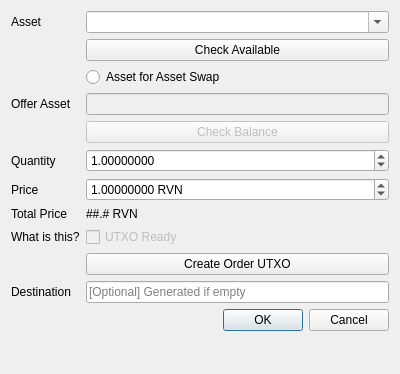
<?xml version="1.0" encoding="UTF-8"?>
<ui version="4.0">
 <class>Dialog</class>
 <widget class="QDialog" name="Dialog">
  <property name="enabled">
   <bool>true</bool>
  </property>
  <property name="geometry">
   <rect>
    <x>0</x>
    <y>0</y>
    <width>400</width>
    <height>374</height>
   </rect>
  </property>
  <property name="sizePolicy">
   <sizepolicy hsizetype="Fixed" vsizetype="Fixed">
    <horstretch>0</horstretch>
    <verstretch>0</verstretch>
   </sizepolicy>
  </property>
  <property name="baseSize">
   <size>
    <width>0</width>
    <height>6</height>
   </size>
  </property>
  <property name="windowTitle">
   <string>Dialog</string>
  </property>
  <property name="layoutDirection">
   <enum>Qt::LeftToRight</enum>
  </property>
  <layout class="QFormLayout" name="formLayout">
   <item row="3" column="0">
    <widget class="QLabel" name="label">
     <property name="text">
      <string>Asset</string>
     </property>
    </widget>
   </item>
   <item row="3" column="1">
    <widget class="QComboBox" name="cmbAssets">
     <property name="editable">
      <bool>true</bool>
     </property>
    </widget>
   </item>
   <item row="4" column="1">
    <widget class="QPushButton" name="btnCheckAvailable">
     <property name="enabled">
      <bool>true</bool>
     </property>
     <property name="text">
      <string>Check Available</string>
     </property>
     <property name="default">
      <bool>false</bool>
     </property>
    </widget>
   </item>
   <item row="6" column="1">
    <widget class="QRadioButton" name="AssetTrade">
     <property name="enabled">
      <bool>true</bool>
     </property>
     <property name="text">
      <string>Asset for Asset Swap</string>
     </property>
    </widget>
   </item>
   <item row="8" column="0">
    <widget class="QLabel" name="label_6">
     <property name="text">
      <string>Offer Asset</string>
     </property>
    </widget>
   </item>
   <item row="8" column="1">
    <widget class="QLineEdit" name="ReceivingAsset">
     <property name="enabled">
      <bool>false</bool>
     </property>
     <property name="sizePolicy">
      <sizepolicy hsizetype="Minimum" vsizetype="Fixed">
       <horstretch>0</horstretch>
       <verstretch>0</verstretch>
      </sizepolicy>
     </property>
    </widget>
   </item>
   <item row="11" column="0">
    <widget class="QLabel" name="label_2">
     <property name="text">
      <string>Quantity</string>
     </property>
    </widget>
   </item>
   <item row="11" column="1">
    <widget class="QDoubleSpinBox" name="spinQuantity">
     <property name="decimals">
      <number>8</number>
     </property>
     <property name="minimum">
      <double>0.000000010000000</double>
     </property>
     <property name="maximum">
      <double>21000000000.000000000000000</double>
     </property>
     <property name="value">
      <double>1.000000000000000</double>
     </property>
    </widget>
   </item>
   <item row="12" column="0">
    <widget class="QLabel" name="label_3">
     <property name="text">
      <string>Price</string>
     </property>
    </widget>
   </item>
   <item row="12" column="1">
    <widget class="QDoubleSpinBox" name="spinUnitPrice">
     <property name="suffix">
      <string> RVN</string>
     </property>
     <property name="decimals">
      <number>8</number>
     </property>
     <property name="minimum">
      <double>0.000000000000000</double>
     </property>
     <property name="maximum">
      <double>21000000000.000000000000000</double>
     </property>
     <property name="value">
      <double>1.000000000000000</double>
     </property>
    </widget>
   </item>
   <item row="13" column="0">
    <widget class="QLabel" name="label_4">
     <property name="text">
      <string>Total Price</string>
     </property>
    </widget>
   </item>
   <item row="13" column="1">
    <widget class="QLabel" name="lblTotalDisplay">
     <property name="text">
      <string>##.# RVN</string>
     </property>
    </widget>
   </item>
   <item row="14" column="0">
    <widget class="QLabel" name="lblWhatUTXO">
     <property name="cursor">
      <cursorShape>WhatsThisCursor</cursorShape>
     </property>
     <property name="text">
      <string>What is this?</string>
     </property>
    </widget>
   </item>
   <item row="14" column="1">
    <widget class="QCheckBox" name="chkUTXOReady">
     <property name="enabled">
      <bool>false</bool>
     </property>
     <property name="text">
      <string>UTXO Ready</string>
     </property>
    </widget>
   </item>
   <item row="15" column="1">
    <widget class="QPushButton" name="btnCreateUTXO">
     <property name="text">
      <string>Create Order UTXO</string>
     </property>
    </widget>
   </item>
   <item row="16" column="0">
    <widget class="QLabel" name="label_5">
     <property name="text">
      <string>Destination</string>
     </property>
    </widget>
   </item>
   <item row="16" column="1">
    <widget class="QLineEdit" name="txtDestination">
     <property name="text">
      <string/>
     </property>
     <property name="placeholderText">
      <string>[Optional] Generated if empty</string>
     </property>
    </widget>
   </item>
   <item row="17" column="1">
    <widget class="QDialogButtonBox" name="btnDialogButtons">
     <property name="orientation">
      <enum>Qt::Horizontal</enum>
     </property>
     <property name="standardButtons">
      <set>QDialogButtonBox::Cancel|QDialogButtonBox::Ok</set>
     </property>
    </widget>
   </item>
   <item row="9" column="1">
    <widget class="QPushButton" name="btnCheckAvailableReceiving">
     <property name="enabled">
      <bool>false</bool>
     </property>
     <property name="sizePolicy">
      <sizepolicy hsizetype="Minimum" vsizetype="Fixed">
       <horstretch>0</horstretch>
       <verstretch>0</verstretch>
      </sizepolicy>
     </property>
     <property name="sizeIncrement">
      <size>
       <width>0</width>
       <height>0</height>
      </size>
     </property>
     <property name="text">
      <string>Check Balance</string>
     </property>
    </widget>
   </item>
  </layout>
 </widget>
 <resources/>
 <connections>
  <connection>
   <sender>btnDialogButtons</sender>
   <signal>accepted()</signal>
   <receiver>Dialog</receiver>
   <slot>accept()</slot>
   <hints>
    <hint type="sourcelabel">
     <x>248</x>
     <y>254</y>
    </hint>
    <hint type="destinationlabel">
     <x>157</x>
     <y>274</y>
    </hint>
   </hints>
  </connection>
  <connection>
   <sender>btnDialogButtons</sender>
   <signal>rejected()</signal>
   <receiver>Dialog</receiver>
   <slot>reject()</slot>
   <hints>
    <hint type="sourcelabel">
     <x>316</x>
     <y>260</y>
    </hint>
    <hint type="destinationlabel">
     <x>286</x>
     <y>274</y>
    </hint>
   </hints>
  </connection>
 </connections>
</ui>
